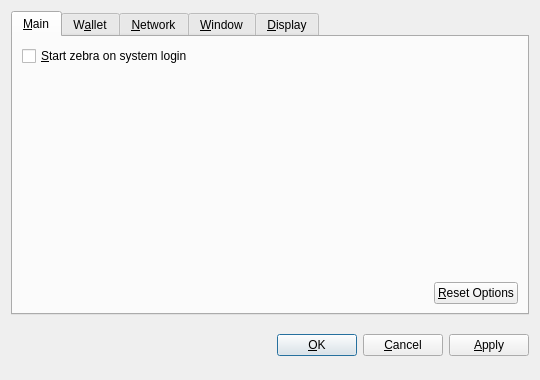
<?xml version="1.0" encoding="UTF-8"?>
<ui version="4.0">
 <class>OptionsDialog</class>
 <widget class="QDialog" name="OptionsDialog">
  <property name="geometry">
   <rect>
    <x>0</x>
    <y>0</y>
    <width>540</width>
    <height>380</height>
   </rect>
  </property>
  <property name="windowTitle">
   <string>Options</string>
  </property>
  <property name="modal">
   <bool>true</bool>
  </property>
  <layout class="QVBoxLayout" name="verticalLayout">
   <item>
    <widget class="QTabWidget" name="tabWidget">
     <property name="tabPosition">
      <enum>QTabWidget::North</enum>
     </property>
     <property name="currentIndex">
      <number>0</number>
     </property>
     <widget class="QWidget" name="tabMain">
      <attribute name="title">
       <string>&amp;Main</string>
      </attribute>
      <layout class="QVBoxLayout" name="verticalLayout_Main">
       <item>
        <widget class="QCheckBox" name="bitcoinAtStartup">
         <property name="toolTip">
          <string>Automatically start zebra after logging in to the system.</string>
         </property>
         <property name="text">
          <string>&amp;Start zebra on system login</string>
         </property>
        </widget>
       </item>
       <item>
        <spacer name="verticalSpacer_Main">
         <property name="orientation">
          <enum>Qt::Vertical</enum>
         </property>
         <property name="sizeHint" stdset="0">
          <size>
           <width>20</width>
           <height>40</height>
          </size>
         </property>
        </spacer>
       </item>
       <item>
        <layout class="QHBoxLayout" name="horizontalLayout_2_Main">
         <item>
          <spacer name="horizontalSpacer_2_Main">
           <property name="orientation">
            <enum>Qt::Horizontal</enum>
           </property>
           <property name="sizeHint" stdset="0">
            <size>
             <width>40</width>
             <height>20</height>
            </size>
           </property>
          </spacer>
         </item>
         <item>
          <widget class="QPushButton" name="resetButton">
           <property name="toolTip">
            <string>Reset all client options to default.</string>
           </property>
           <property name="text">
            <string>&amp;Reset Options</string>
           </property>
           <property name="autoDefault">
            <bool>false</bool>
           </property>
          </widget>
         </item>
        </layout>
       </item>
      </layout>
     </widget>
     <widget class="QWidget" name="tabWallet">
      <attribute name="title">
       <string>W&amp;allet</string>
      </attribute>
      <layout class="QVBoxLayout" name="verticalLayout_Network">
       <item>
        <widget class="QLabel" name="transactionFeeInfoLabel">
         <property name="text">
          <string>Optional transaction fee per kB that helps make sure your transactions are processed quickly. Most transactions are 1 kB.</string>
         </property>
         <property name="textFormat">
          <enum>Qt::PlainText</enum>
         </property>
         <property name="wordWrap">
          <bool>true</bool>
         </property>
        </widget>
       </item>
       <item>
        <layout class="QHBoxLayout" name="horizontalLayout_1_Main">
         <item>
          <widget class="QLabel" name="transactionFeeLabel">
           <property name="text">
            <string>Pay transaction &amp;fee</string>
           </property>
           <property name="textFormat">
            <enum>Qt::PlainText</enum>
           </property>
           <property name="buddy">
            <cstring>transactionFee</cstring>
           </property>
          </widget>
         </item>
         <item>
          <widget class="BitcoinAmountField" name="transactionFee"/>
         </item>
         <item>
          <spacer name="horizontalSpacer_1_Main">
           <property name="orientation">
            <enum>Qt::Horizontal</enum>
           </property>
           <property name="sizeHint" stdset="0">
            <size>
             <width>40</width>
             <height>20</height>
            </size>
           </property>
          </spacer>
         </item>
        </layout>
       </item>
       <item>
        <widget class="QLabel" name="label">
         <property name="text">
          <string>If you disable the spending of unconfirmed change, the change from a transaction cannot be used until that transaction has at least one confirmation. This also affects how your balance is computed.</string>
         </property>
         <property name="wordWrap">
          <bool>true</bool>
         </property>
        </widget>
       </item>
       <item>
        <widget class="QCheckBox" name="spendZeroConfChange">
         <property name="text">
          <string>Spend unconfirmed change  (experts only)</string>
         </property>
        </widget>
       </item>
       <item>
        <spacer name="verticalSpacer">
         <property name="orientation">
          <enum>Qt::Vertical</enum>
         </property>
         <property name="sizeHint" stdset="0">
          <size>
           <width>20</width>
           <height>40</height>
          </size>
         </property>
        </spacer>
       </item>
      </layout>
     </widget>
     <widget class="QWidget" name="tabNetwork">
      <attribute name="title">
       <string>&amp;Network</string>
      </attribute>
      <layout class="QVBoxLayout" name="verticalLayout_Network">
       <item>
        <widget class="QCheckBox" name="mapPortUpnp">
         <property name="toolTip">
          <string>Automatically open the zebra client port on the router. This only works when your router supports UPnP and it is enabled.</string>
         </property>
         <property name="text">
          <string>Map port using &amp;UPnP</string>
         </property>
        </widget>
       </item>
       <item>
        <widget class="QCheckBox" name="connectSocks">
         <property name="toolTip">
          <string>Connect to the zebra network through a SOCKS proxy (e.g. when connecting through Tor).</string>
         </property>
         <property name="text">
          <string>&amp;Connect through SOCKS proxy:</string>
         </property>
        </widget>
       </item>
       <item>
        <layout class="QHBoxLayout" name="horizontalLayout_Network">
         <item>
          <widget class="QLabel" name="proxyIpLabel">
           <property name="text">
            <string>Proxy &amp;IP:</string>
           </property>
           <property name="textFormat">
            <enum>Qt::PlainText</enum>
           </property>
           <property name="buddy">
            <cstring>proxyIp</cstring>
           </property>
          </widget>
         </item>
         <item>
          <widget class="QValidatedLineEdit" name="proxyIp">
           <property name="maximumSize">
            <size>
             <width>140</width>
             <height>16777215</height>
            </size>
           </property>
           <property name="toolTip">
            <string>IP address of the proxy (e.g. 127.0.0.1)</string>
           </property>
          </widget>
         </item>
         <item>
          <widget class="QLabel" name="proxyPortLabel">
           <property name="text">
            <string>&amp;Port:</string>
           </property>
           <property name="textFormat">
            <enum>Qt::PlainText</enum>
           </property>
           <property name="buddy">
            <cstring>proxyPort</cstring>
           </property>
          </widget>
         </item>
         <item>
          <widget class="QLineEdit" name="proxyPort">
           <property name="maximumSize">
            <size>
             <width>55</width>
             <height>16777215</height>
            </size>
           </property>
           <property name="toolTip">
            <string>Port of the proxy (e.g. 9050)</string>
           </property>
          </widget>
         </item>
         <item>
          <widget class="QLabel" name="socksVersionLabel">
           <property name="text">
            <string>SOCKS &amp;Version:</string>
           </property>
           <property name="textFormat">
            <enum>Qt::PlainText</enum>
           </property>
           <property name="buddy">
            <cstring>socksVersion</cstring>
           </property>
          </widget>
         </item>
         <item>
          <widget class="QValueComboBox" name="socksVersion">
           <property name="toolTip">
            <string>SOCKS version of the proxy (e.g. 5)</string>
           </property>
          </widget>
         </item>
         <item>
          <spacer name="horizontalSpacer_Network">
           <property name="orientation">
            <enum>Qt::Horizontal</enum>
           </property>
           <property name="sizeHint" stdset="0">
            <size>
             <width>40</width>
             <height>20</height>
            </size>
           </property>
          </spacer>
         </item>
        </layout>
       </item>
       <item>
        <spacer name="verticalSpacer_Network">
         <property name="orientation">
          <enum>Qt::Vertical</enum>
         </property>
         <property name="sizeHint" stdset="0">
          <size>
           <width>20</width>
           <height>40</height>
          </size>
         </property>
        </spacer>
       </item>
      </layout>
     </widget>
     <widget class="QWidget" name="tabWindow">
      <attribute name="title">
       <string>&amp;Window</string>
      </attribute>
      <layout class="QVBoxLayout" name="verticalLayout_Window">
       <item>
        <widget class="QCheckBox" name="minimizeToTray">
         <property name="toolTip">
          <string>Show only a tray icon after minimizing the window.</string>
         </property>
         <property name="text">
          <string>&amp;Minimize to the tray instead of the taskbar</string>
         </property>
        </widget>
       </item>
       <item>
        <widget class="QCheckBox" name="minimizeOnClose">
         <property name="toolTip">
          <string>Minimize instead of exit the application when the window is closed. When this option is enabled, the application will be closed only after selecting Quit in the menu.</string>
         </property>
         <property name="text">
          <string>M&amp;inimize on close</string>
         </property>
        </widget>
       </item>
       <item>
        <spacer name="verticalSpacer_Window">
         <property name="orientation">
          <enum>Qt::Vertical</enum>
         </property>
         <property name="sizeHint" stdset="0">
          <size>
           <width>20</width>
           <height>40</height>
          </size>
         </property>
        </spacer>
       </item>
      </layout>
     </widget>
     <widget class="QWidget" name="tabDisplay">
      <attribute name="title">
       <string>&amp;Display</string>
      </attribute>
      <layout class="QVBoxLayout" name="verticalLayout_Display">
       <item>
        <layout class="QHBoxLayout" name="horizontalLayout_1_Display">
         <item>
          <widget class="QLabel" name="langLabel">
           <property name="text">
            <string>User Interface &amp;language:</string>
           </property>
           <property name="textFormat">
            <enum>Qt::PlainText</enum>
           </property>
           <property name="buddy">
            <cstring>lang</cstring>
           </property>
          </widget>
         </item>
         <item>
          <widget class="QValueComboBox" name="lang">
           <property name="toolTip">
            <string>The user interface language can be set here. This setting will take effect after restarting zebra.</string>
           </property>
          </widget>
         </item>
        </layout>
       </item>
       <item>
        <layout class="QHBoxLayout" name="horizontalLayout_2_Display">
         <item>
          <widget class="QLabel" name="unitLabel">
           <property name="text">
            <string>&amp;Unit to show amounts in:</string>
           </property>
           <property name="textFormat">
            <enum>Qt::PlainText</enum>
           </property>
           <property name="buddy">
            <cstring>unit</cstring>
           </property>
          </widget>
         </item>
         <item>
          <widget class="QValueComboBox" name="unit">
           <property name="toolTip">
            <string>Choose the default subdivision unit to show in the interface and when sending coins.</string>
           </property>
          </widget>
         </item>
        </layout>
       </item>
       <item>
        <widget class="QCheckBox" name="displayAddresses">
         <property name="toolTip">
          <string>Whether to show zebra addresses in the transaction list or not.</string>
         </property>
         <property name="text">
          <string>&amp;Display addresses in transaction list</string>
         </property>
        </widget>
       </item>
       <item>
        <widget class="QCheckBox" name="coinControlFeatures">
         <property name="toolTip">
          <string>Whether to show coin control features or not.</string>
         </property>
         <property name="text">
          <string>Display coin &amp;control features (experts only!)</string>
         </property>
        </widget>
       </item>
       <item>
        <spacer name="verticalSpacer_Display">
         <property name="orientation">
          <enum>Qt::Vertical</enum>
         </property>
         <property name="sizeHint" stdset="0">
          <size>
           <width>20</width>
           <height>40</height>
          </size>
         </property>
        </spacer>
       </item>
      </layout>
     </widget>
    </widget>
   </item>
   <item>
    <layout class="QHBoxLayout" name="horizontalLayout_Buttons">
     <item>
      <spacer name="horizontalSpacer_1">
       <property name="orientation">
        <enum>Qt::Horizontal</enum>
       </property>
       <property name="sizeHint" stdset="0">
        <size>
         <width>40</width>
         <height>48</height>
        </size>
       </property>
      </spacer>
     </item>
     <item>
      <widget class="QLabel" name="statusLabel">
       <property name="font">
        <font>
         <weight>75</weight>
         <bold>true</bold>
        </font>
       </property>
       <property name="text">
        <string/>
       </property>
       <property name="textFormat">
        <enum>Qt::PlainText</enum>
       </property>
       <property name="wordWrap">
        <bool>true</bool>
       </property>
      </widget>
     </item>
     <item>
      <spacer name="horizontalSpacer_2">
       <property name="orientation">
        <enum>Qt::Horizontal</enum>
       </property>
       <property name="sizeHint" stdset="0">
        <size>
         <width>40</width>
         <height>48</height>
        </size>
       </property>
      </spacer>
     </item>
     <item>
      <widget class="QPushButton" name="okButton">
       <property name="text">
        <string>&amp;OK</string>
       </property>
      </widget>
     </item>
     <item>
      <widget class="QPushButton" name="cancelButton">
       <property name="text">
        <string>&amp;Cancel</string>
       </property>
       <property name="autoDefault">
        <bool>false</bool>
       </property>
      </widget>
     </item>
     <item>
      <widget class="QPushButton" name="applyButton">
       <property name="text">
        <string>&amp;Apply</string>
       </property>
       <property name="autoDefault">
        <bool>false</bool>
       </property>
      </widget>
     </item>
    </layout>
   </item>
  </layout>
 </widget>
 <customwidgets>
  <customwidget>
   <class>BitcoinAmountField</class>
   <extends>QSpinBox</extends>
   <header>bitcoinamountfield.h</header>
  </customwidget>
  <customwidget>
   <class>QValueComboBox</class>
   <extends>QComboBox</extends>
   <header>qvaluecombobox.h</header>
  </customwidget>
  <customwidget>
   <class>QValidatedLineEdit</class>
   <extends>QLineEdit</extends>
   <header>qvalidatedlineedit.h</header>
  </customwidget>
 </customwidgets>
 <resources/>
 <connections/>
</ui>
